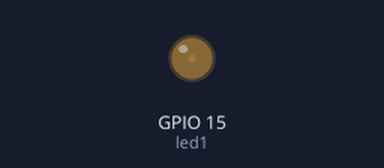
This program was run on a simulated ESP32 board running MicroPython. Parts: output pins drawn as LEDs (lit = HIGH).

Above: at 0.05 s.
At 0.5 s:
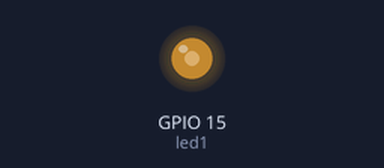
At 0.95 s:
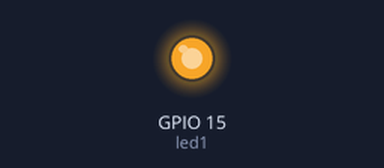
At 1.8 s:
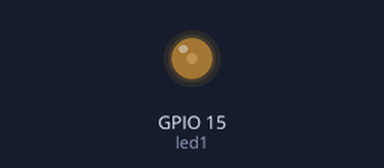
Timing chart, 0 to 4.7 s (numbered marks = the images above):
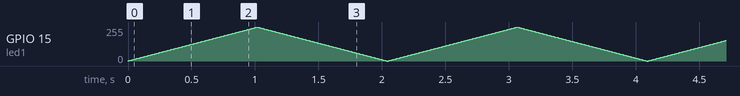

The program:

PWM.PY
```python
#导入Pin模块
from machine import Pin
from machine import PWM
import time

#定义LED1控制对象
led1=PWM(Pin(15), freq=1000, duty=0)

#程序入口
if __name__=="__main__":
  duty_value=0    # 占空比值
  fx=1   # 控制PWM是增大/减小方向
  while True:
      if fx==1: # 增大占空比
          duty_value+=10
          if duty_value>1010:
              fx=0
      else:   # 减小占空比
          duty_value-=10
          if duty_value<10:
              fx=1
      led1.duty(duty_value)
      time.sleep_ms(10)
```
